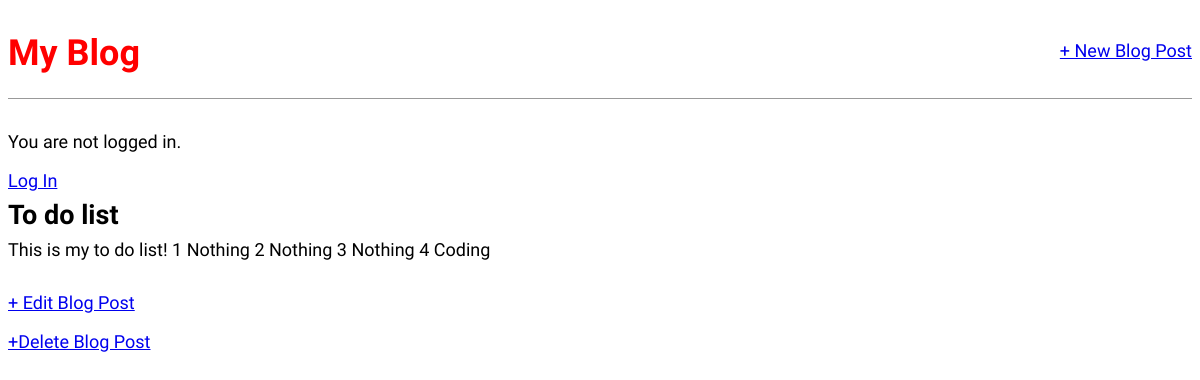
The app's page /post/2/ with its own data.
### blog/models.py (models this page shows, shortened)
class Post(models.Model):
	title = models.CharField(max_length=200)
	author = models.ForeignKey(
		'auth.User',
		on_delete = models.CASCADE,
		)
	body = models.TextField()

### blog/views.py (the view)
class BlogDetailView(DetailView):
	model = Post
	template_name = 'post_detail.html'

### templates/post_detail.html
{% extends "base.html" %}
{% block content %}
	<div class = "post-entry">
		<h2>{{ post.title }}</h2>
		<p>{{ post.body }}</p>
	</div>
	<p><a href="{%  url 'post_edit' post.pk %}">+ Edit Blog Post</a></p>
	<p><a href="{% url 'post_delete' post.pk%}"> +Delete Blog Post</a></p>
{% endblock content %}

### static/css/base.css (style rules this page uses)
body { font-family: 'Source Sans Pro', sans-serif; font-size: 18px; }
.post-entry { margin-bottom: 2rem; }
.post-entry h2 { margin: 0.5rem 0; }
.post-entry p { margin: 0; font-weight: 400; }

### records on screen
Post: title "To do list", body "This is my to do list! 1 Nothing 2 Nothing 3 Nothing 4 Coding"
